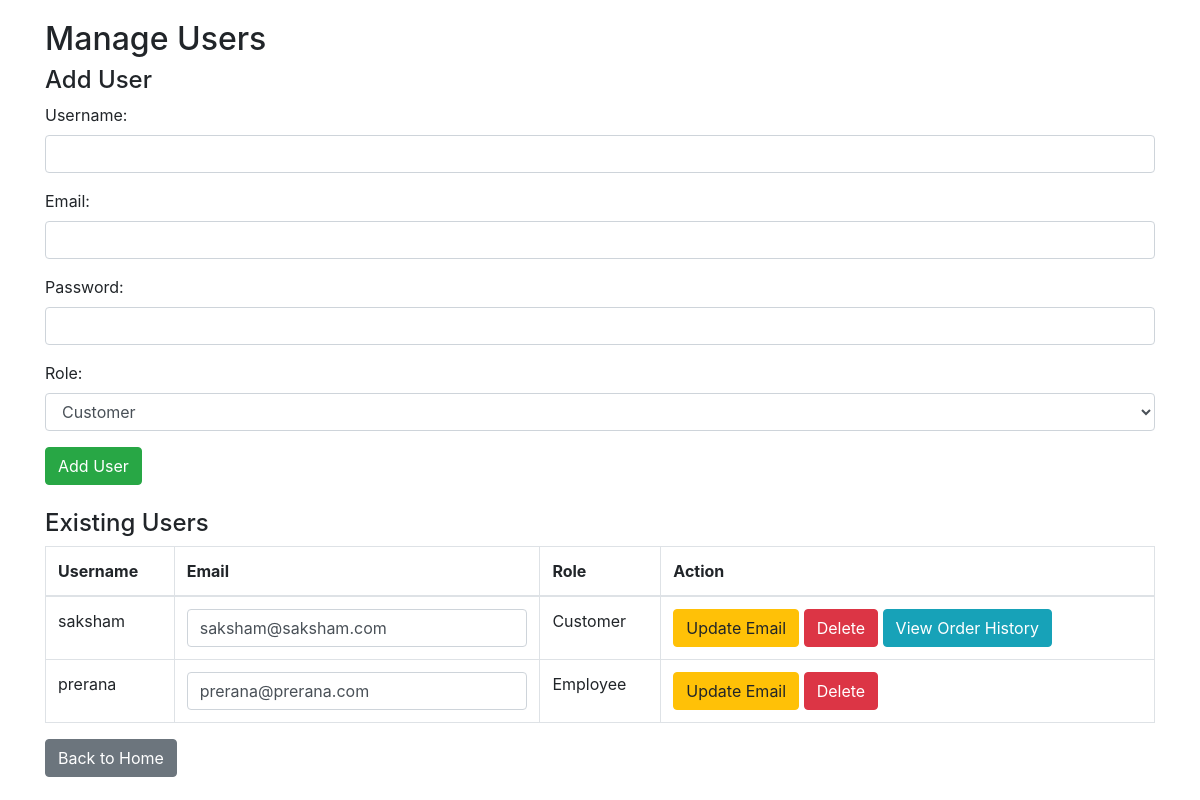
Page /manage_users.php (signed in) on the committed database.
### tables this page shows
CREATE TABLE IF NOT EXISTS users (
    id INT AUTO_INCREMENT PRIMARY KEY,
    username VARCHAR(50) NOT NULL UNIQUE,
    password VARCHAR(255) NOT NULL,
    email VARCHAR(100) NOT NULL UNIQUE,
    role ENUM('customer', 'employee') NOT NULL,
    created_at TIMESTAMP DEFAULT CURRENT_TIMESTAMP
);

### manage_users.php (the view, shortened to what this page needs)
<?php
include 'connect.php';
$users = mysqli_query($conn, "SELECT id, username, email, role FROM users");
?>
<!DOCTYPE html>
<html>
<head>
    <link rel="stylesheet" href="https://maxcdn.bootstrapcdn.com/bootstrap/4.5.2/css/bootstrap.min.css">
</head>
<body>
    <div class="container" style="margin-top: 20px;">
        <h2>Manage Users</h2>
        <form method="POST" class="mb-4">
            <h4>Add User</h4>
            <div class="form-group">
                <label>Username:</label>
                <input type="text" name="username" class="form-control" required>
            </div>
            <div class="form-group">
                <label>Email:</label>
                <input type="email" name="email" class="form-control" required>
            </div>
            <div class="form-group">
                <label>Password:</label>
                <input type="password" name="password" class="form-control" required>
            </div>
            <div class="form-group">
                <label>Role:</label>
                <select name="role" class="form-control" required>
                    <option value="customer">Customer</option>
                </select>
            </div>
            <button type="submit" name="add_user" class="btn btn-success">Add User</button>
        </form>
        <h4>Existing Users</h4>
        <table class="table table-bordered">
            <thead>
                <tr>
                    <th>Username</th>
                    <th>Email</th>
                    <th>Role</th>
                    <th>Action</th>
                </tr>
            </thead>
            <tbody>
                <?php while ($row = mysqli_fetch_assoc($users)): ?>
                <tr>
                    <form method="POST">
                        <td><?php echo $row['username']; ?></td>
                        <td><input type="email" name="email" value="<?php echo $row['email']; ?>" class="form-control"></td>
                        <td><?php echo ucfirst($row['role']); ?></td>
                        <td>
                            <button type="submit" name="update_user" class="btn btn-warning">Update Email</button>
                            <button type="submit" name="delete_user" class="btn btn-danger">Delete</button>
                            <?php if ($row['role'] == 'customer'): ?>
                                <a href="manage_users.php?customer_id=<?php echo $row['id']; ?>" class="btn btn-info">View Order History</a>
                            <?php endif; ?>
                        </td>
                    </form>
                </tr>
                <?php endwhile; ?>
            </tbody>
        </table>
        <a href="employee_home.php" class="btn btn-secondary">Back to Home</a>
    </div>
</body>
</html>

### rows in the picture
users: username "saksham", email "saksham@saksham.com", role "Customer"
users: username "prerana", email "prerana@prerana.com", role "Employee"
